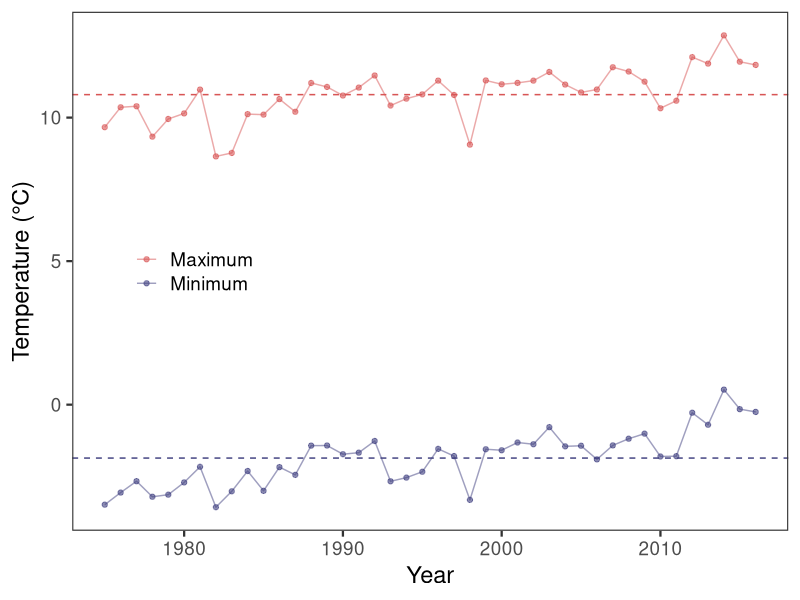
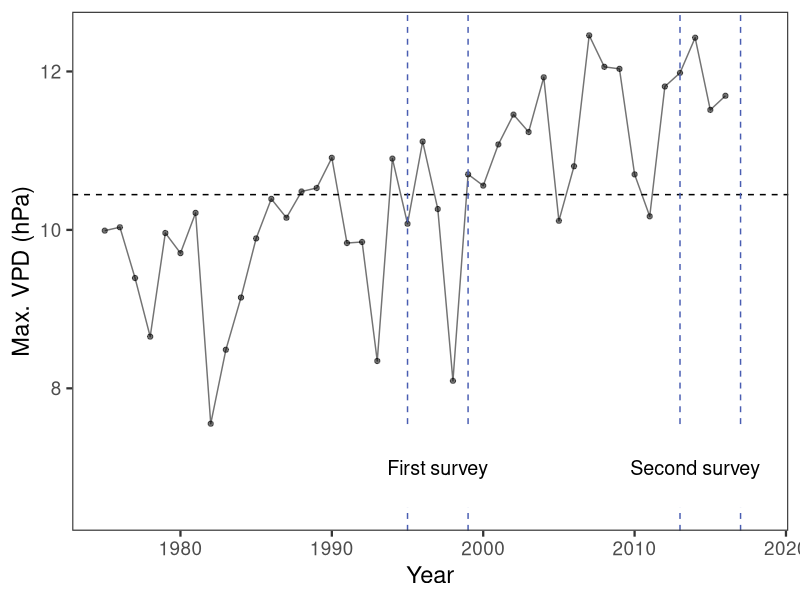
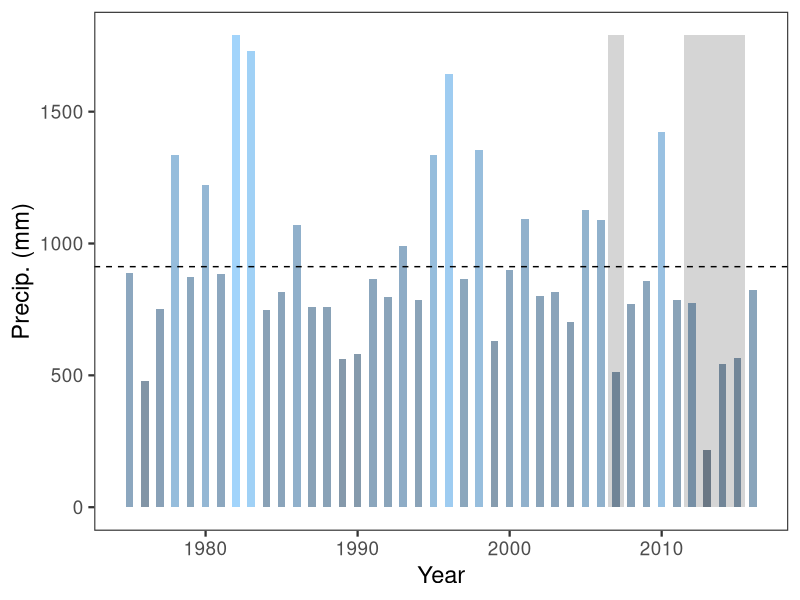
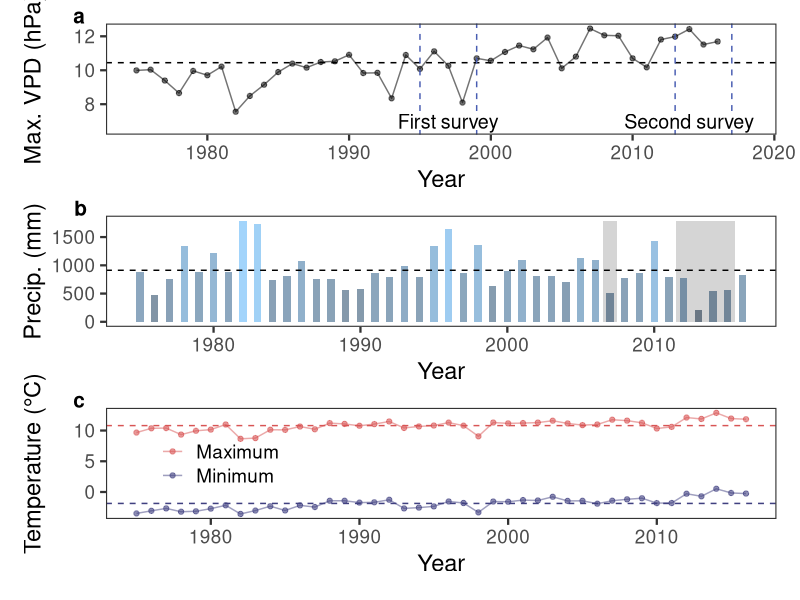

Reproduce these figures in R, in order.
## ---------------------------
##
## Script name: Fig 2 Climate Data
##
## Author: Dr. Joan Dudney
##
## Date Created: 2021-04-27
##
## Copyright (c) Joan Dudney, 2021
## Email: jdudney@berkeley.edu
##
## ---------------------------


library(ggpubr)
library(tidyverse)
library(patchwork)

select=dplyr::select
rename=dplyr::rename

theme_set(
  theme_bw(base_size = 17)+
    theme(panel.grid.major = element_blank(), panel.grid.minor = element_blank())
)

##=================================================================================================================
##                            FIG 2 CLIMATE FIGURE
##    This code produces Fig 2 panels b-d, including VPD figure, annual precip figure
##    and temperature figure. Data was downloaded from https://prism.oregonstate.edu/ for
##    each plot between 1975-2016. The map of Fig 2 was produced in QGIS and data from that
##    map is available upon request.
##    
## ==================================================================================================================

##Reading in data

climdat=read_csv("Data/climatedata_2021.csv")

##Calculating the mean values across the time period
maxmin_temps=data.frame(mean=mean(climdat$meantmax), mean2=mean(climdat$meantmin))
meanppt=data.frame(mean=mean(climdat$ppt)) 
meanvpd=data.frame(mean=mean(climdat$meanvpd)) 


## Temperature figure
tempsdat=climdat%>%
  select(year, meantmin, meantmax)%>%
  pivot_longer(-year)

minmaxT_fig=ggplot(tempsdat, aes(x=year, y=value, color=name))+
  scale_color_manual(values = c("#d85555","#404080"),
                     labels=c("Maximum","Minimum"),
                     name="")+
  geom_point(alpha=.6)+
  geom_line(alpha=.5)+
  geom_hline(data=maxmin_temps, aes(yintercept = mean), 
             colour = "#d85555", linetype=2)+
  geom_hline(data=maxmin_temps, aes(yintercept = mean2), 
             colour = "#404080", linetype=2)+
  theme(strip.background = element_blank(),
        strip.placement = "outside")+
  ylab("Temperature (°C)")+
  scale_x_continuous(name="Year", breaks = scales::pretty_breaks(n = 6))+
  theme(legend.title = element_blank(),
        legend.position = c(.17,.5),
        legend.background=element_blank())

minmaxT_fig

##VPD figure

vpd_fig=ggplot(climdat, aes(x=year, y=meanvpd, alpha=.5))+
  scale_color_manual(values = c("black","black"))+
  geom_line(color="black")+
  geom_point()+
  geom_hline(data=meanvpd, aes(yintercept = mean), 
             colour = 'black', linetype=2)+
  theme(strip.background = element_blank(),
        strip.placement = "outside")+
  ylab("Max. VPD (hPa)")+
  geom_vline(xintercept = 1995, colour = "#495DB2", linetype=2)+
  geom_vline(xintercept = 1999, colour = "#495DB2", linetype=2)+
  geom_vline(xintercept = 2013, colour = "#495DB2", linetype=2)+
  geom_vline(xintercept = 2017, colour = "#495DB2", linetype=2)+
  guides(color=F)+
  guides(alpha=F)+
  scale_x_continuous(name="Year", breaks = scales::pretty_breaks(n = 6))+
  geom_rect(aes(xmin=1994, xmax=2000, ymin=6.5, ymax=7.5),
            fill="white")+
  geom_rect(aes(xmin=2010, xmax=2018, ymin=6.5, ymax=7.5),
            fill="white")+
  annotate("text", x = 1997, y = 7.0, size=c(5),label = "First survey", family ="Helvetica")+
  annotate("text", x = 2014, y = 7.0, size=c(5),label = "Second survey",family ="Helvetica")

vpd_fig


##Precipitation figure
precip_fig=ggplot(climdat, aes(x=year, y=ppt, fill=ppt,alpha=.8))+
  geom_rect(aes(xmin=2011.5, xmax=2015.5, ymin=0, ymax=max(ppt)),
            linetype=0, alpha=.01,fill="#CCCCCC")+
  geom_rect(aes(xmin=2006.5, xmax=2007.5, ymin=0, ymax=max(ppt)),
            linetype=0, alpha=.01,fill="#CCCCCC")+
  geom_bar(stat="identity", width=.5)+
  geom_hline(data=meanppt, aes(yintercept = mean), 
             colour = 'black', linetype=2)+
  theme(strip.background = element_blank(),
        strip.placement = "outside")+
  ylab("Precip. (mm)")+
  guides(fill=F)+
  guides(alpha=F)+
  scale_x_continuous(name="Year", breaks = scales::pretty_breaks(n = 6))

precip_fig

##combining figures using patchwork
vpd_fig/precip_fig/minmaxT_fig+ 
  plot_annotation(tag_levels="a") & theme(plot.tag.position = c(.05, 1),
   plot.tag = element_text(face = 'bold', size=15, family ="Helvetica", 
        hjust = -1, vjust = 0),text=element_text(family ="Helvetica"))


